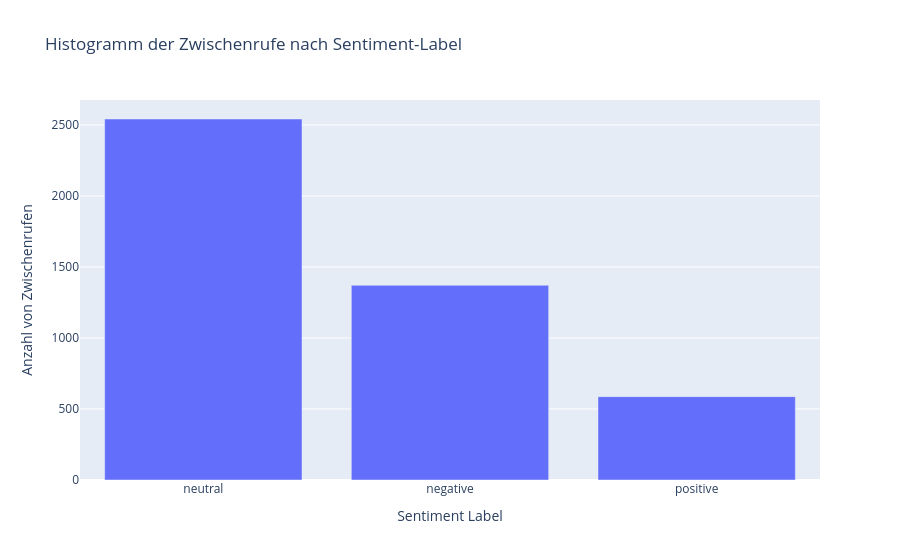

Notebook code for this chart:
### Code cell
label_counts = df_relevant['label_txt'].value_counts()
# Creating the bar plot using plotly
fig = px.bar(label_counts, 
             x=label_counts.index, 
             y=label_counts.values, 
             labels={'index': 'Sentiment Label', 'y': 'Anzahl von Zwischenrufen'},
             title='Histogramm der Zwischenrufe nach Sentiment-Label',)

# Updating layout for better readability
fig.update_layout(xaxis_title='Sentiment Label',
                  yaxis_title='Anzahl von Zwischenrufen')

# Show the figure
fig.show()

### Figure 1 — Plotly figure (JSON) as saved in the notebook; plotly's stock layout.template omitted (floating-point values rounded to 4 significant figures)
{"data": [{"alignmentgroup": "True", "hovertemplate": "label_txt=%{x}<br>Anzahl von Zwischenrufen=%{y}<extra></extra>", "legendgroup": "", "marker": {"color": "#636efa", "pattern": {"shape": ""}}, "name": "", "offsetgroup": "", "orientation": "v", "showlegend": false, "textposition": "auto", "type": "bar", "x": ["neutral", "negative", "positive"], "xaxis": "x", "y": [2542, 1371, 587], "yaxis": "y"}], "layout": {"barmode": "relative", "legend": {"tracegroupgap": 0}, "title": {"text": "Histogramm der Zwischenrufe nach Sentiment-Label"}, "xaxis": {"anchor": "y", "domain": [0, 1], "title": {"text": "Sentiment Label"}}, "yaxis": {"anchor": "x", "domain": [0, 1], "title": {"text": "Anzahl von Zwischenrufen"}}}}
